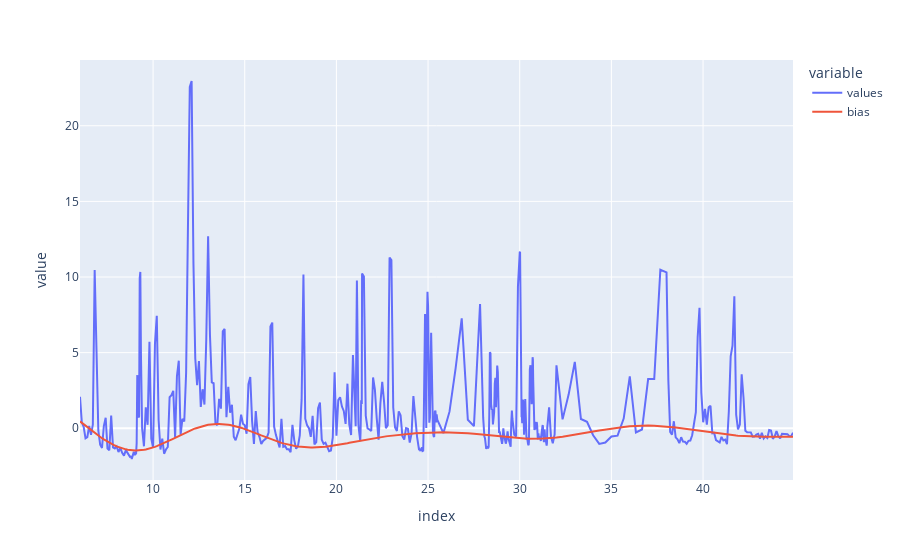

The notebook cell saved with this chart:
### Markdown cell above
On observe que le biais n'est pas bien calculé, car les différents intervalles ont une periode d'échantillonnage différente.<br>
Il faut donc calculer en prenant en compte cette periode, pour chaque intervalle. <br>
C'est le but de la fonction `computeBiasByPart`.

### Code cell
bias2 = tools.computeBiasWithResample(newdf).iloc[tools.PADDING:-tools.PADDING]
newdf['bias'] = tools.resizeBias(newdf, bias2)
newdf.plot()

### Figure 1 — Plotly figure (JSON) as saved in the notebook; plotly's stock layout.template omitted (floating-point values rounded to 4 significant figures; data arrays with more than 128 entries replaced by an {"elided": "..."} marker saying what was removed)
{"data": [{"hovertemplate": "variable=values<br>index=%{x}<br>value=%{y}<extra></extra>", "legendgroup": "values", "line": {"color": "#636efa", "dash": "solid"}, "mode": "lines", "name": "values", "orientation": "v", "showlegend": true, "type": "scatter", "x": {"elided": "492 float values"}, "xaxis": "x", "y": {"elided": "492 float values"}, "yaxis": "y"}, {"hovertemplate": "variable=bias<br>index=%{x}<br>value=%{y}<extra></extra>", "legendgroup": "bias", "line": {"color": "#EF553B", "dash": "solid"}, "mode": "lines", "name": "bias", "orientation": "v", "showlegend": true, "type": "scatter", "x": {"elided": "492 float values"}, "xaxis": "x", "y": {"elided": "492 float values"}, "yaxis": "y"}], "layout": {"legend": {"title": {"text": "variable"}, "tracegroupgap": 0}, "margin": {"t": 60}, "xaxis": {"anchor": "y", "domain": [0, 1], "title": {"text": "index"}}, "yaxis": {"anchor": "x", "domain": [0, 1], "title": {"text": "value"}}}}
